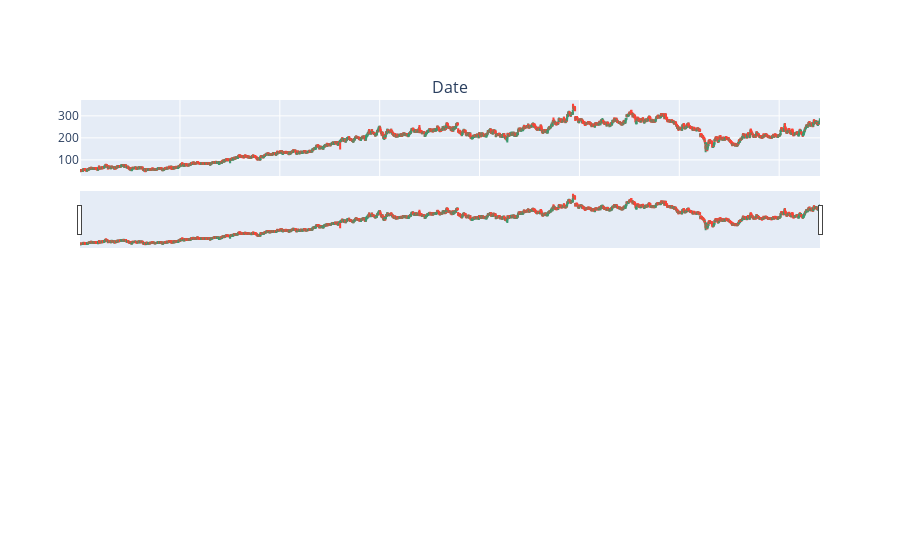

Notebook cell for this chart:
### Code cell
fig.add_trace(go.Candlestick(x= df.index, open=df['Open'], high=df['High'], low = df['Low'], close=df['Close'], name='OHLC'))

### Figure 1 — Plotly figure (JSON) as saved in the notebook; plotly's stock layout.template omitted (floating-point values rounded to 4 significant figures; data arrays with more than 128 entries replaced by an {"elided": "..."} marker saying what was removed)
{"data": [{"close": {"elided": "3705 float values"}, "high": {"elided": "3705 float values"}, "low": {"elided": "3705 float values"}, "name": "OHLC", "open": {"elided": "3705 float values"}, "type": "candlestick", "x": {"elided": "3705 int values"}}], "layout": {"annotations": [{"font": {"size": 16}, "showarrow": false, "text": "Date", "x": 0.5, "xanchor": "center", "xref": "paper", "y": 1, "yanchor": "bottom", "yref": "paper"}, {"font": {"size": 16}, "showarrow": false, "text": "Close", "x": 0.5, "xanchor": "center", "xref": "paper", "y": 0.7, "yanchor": "bottom", "yref": "paper"}], "xaxis": {"anchor": "y", "domain": [0, 1], "matches": "x2", "showticklabels": false}, "xaxis2": {"anchor": "y2", "domain": [0, 1]}, "yaxis": {"anchor": "x", "domain": [0.8, 1]}, "yaxis2": {"anchor": "x2", "domain": [0, 0.7]}}}
